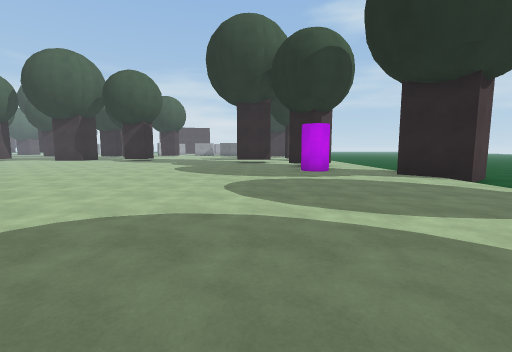
view 1 (above)

24 first-person views from a walk through a 3-D level made in the Unity game engine. The camera is 1.4 m above the floor, tilts 6° down and sees 90° across. The floor is counted in squares, 1.8 m on a side. Each view is taken from the middle of a square. On the plan, view 1 faces up. The plan holds only what a view shows up to about 10 squares ahead; the rest is blank. The place goes on beyond the plan. The player character is not drawn. Surface patterns are stand-ins for the level's own textures.

view 2
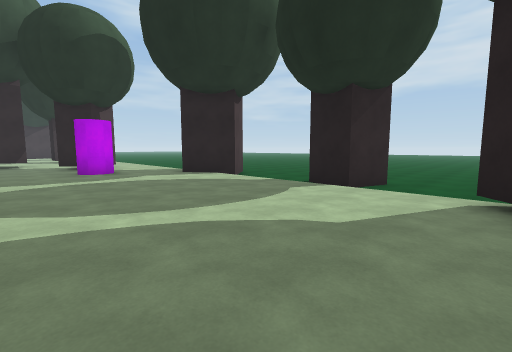

view 3
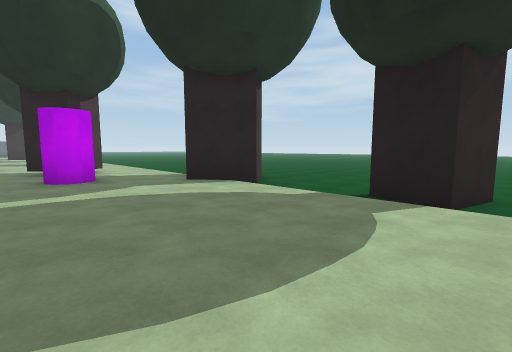

view 4
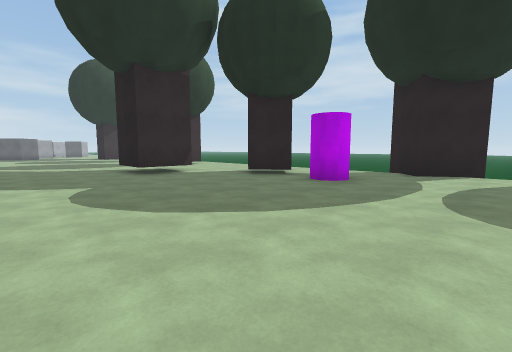

view 5
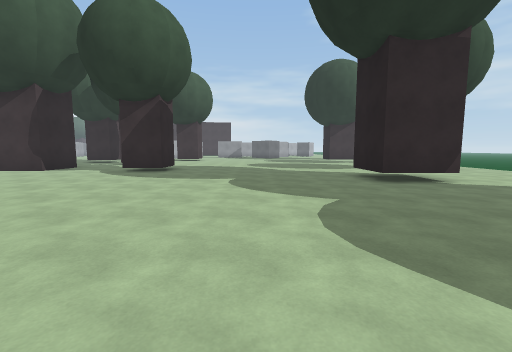

view 6
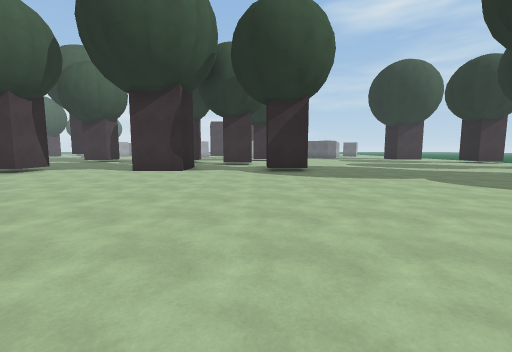

view 7
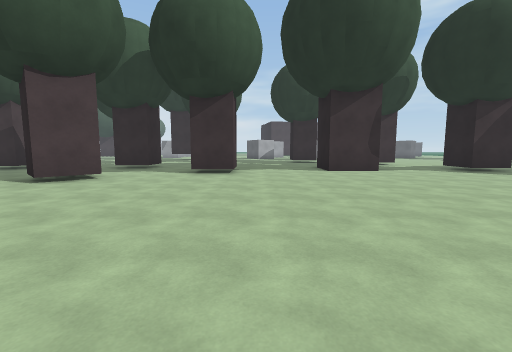

view 8
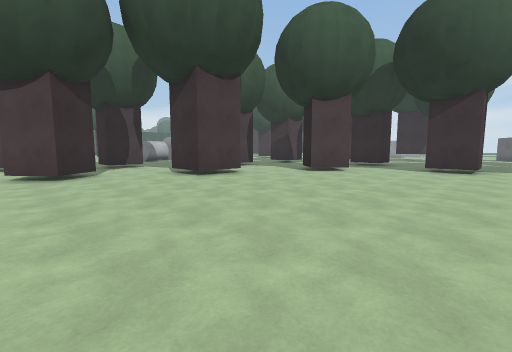

view 9
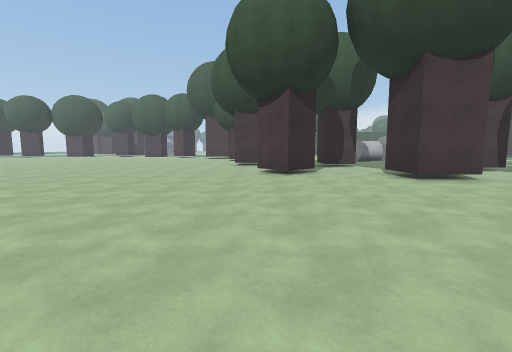

view 10
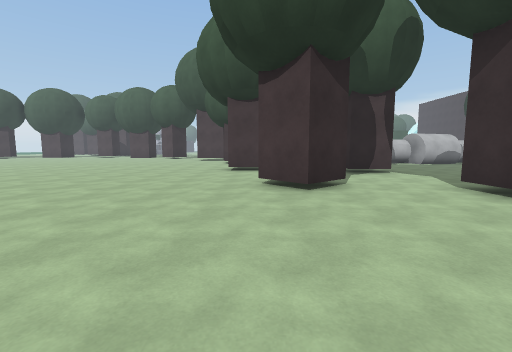

view 11
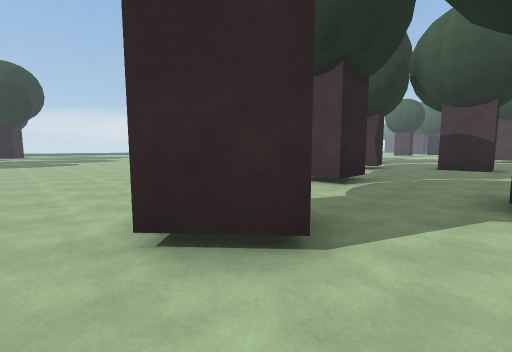

view 12
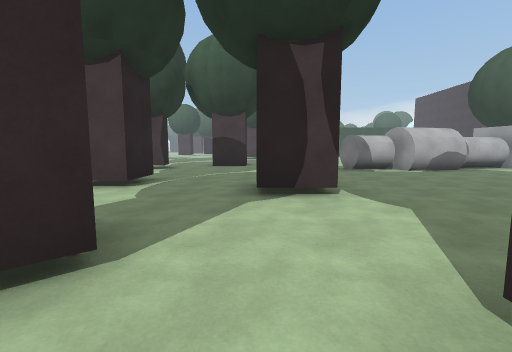

view 13
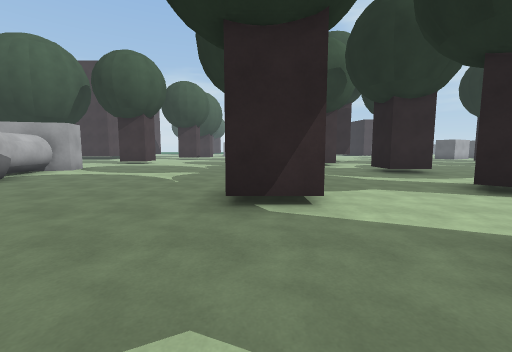

view 14
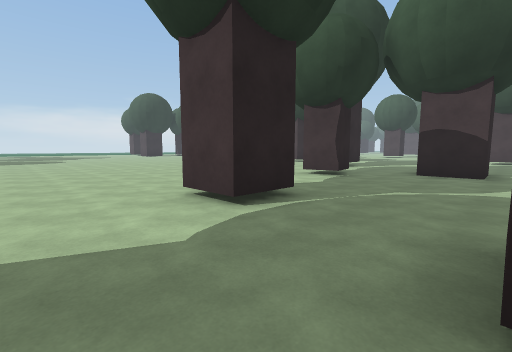

view 15
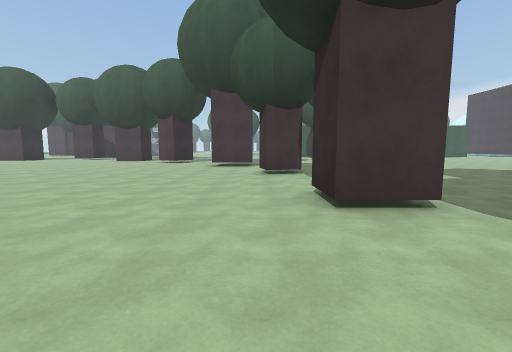

view 16
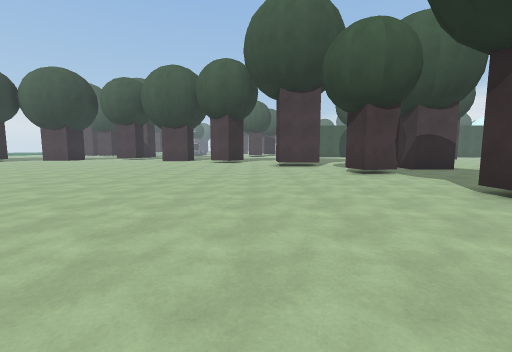

view 17
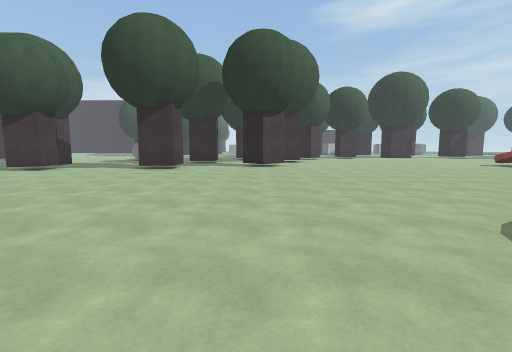

view 18
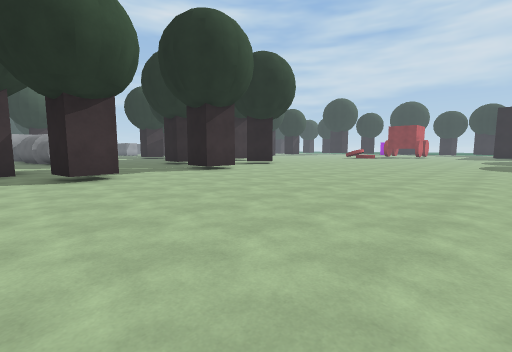

view 19
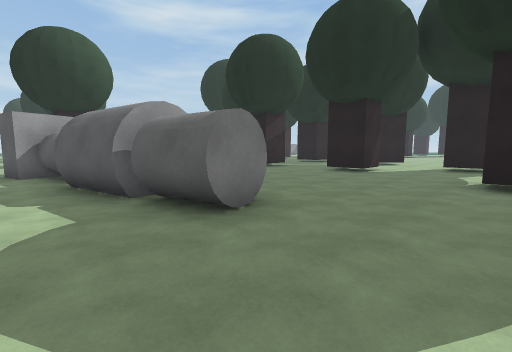

view 20
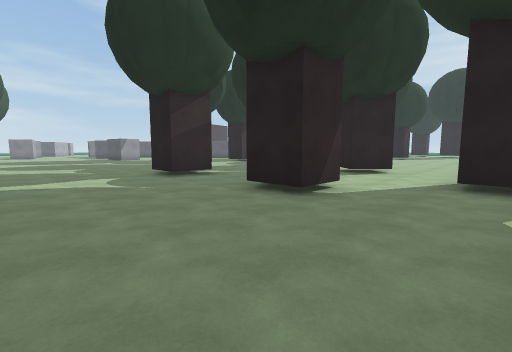

view 21
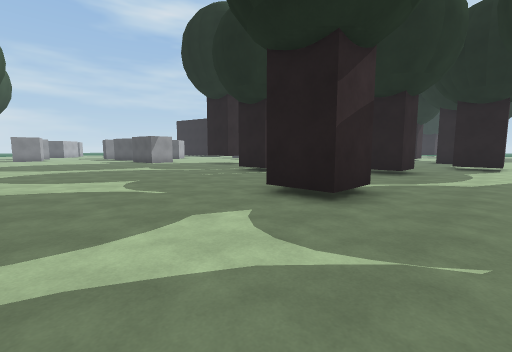

view 22
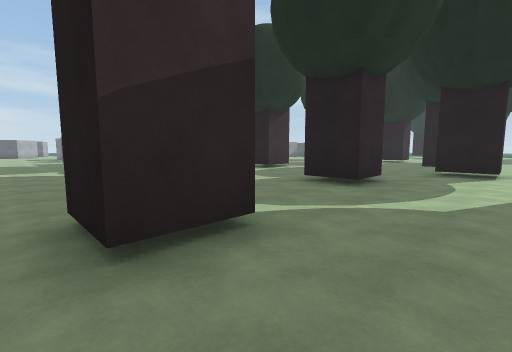

view 23
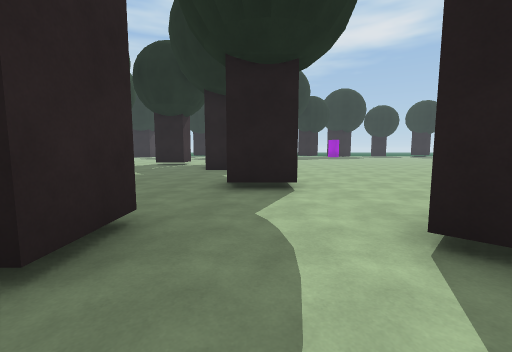

view 24
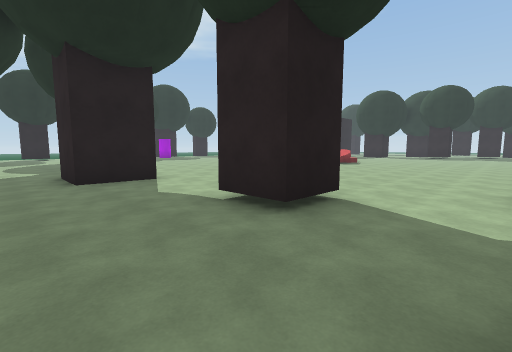

### Floor plan
Key: @ floor where view 1 was taken; # wall or solid block; x gap in a wall; . main floor; - floor 0.25 m lower than the main floor; / step, stairs or slope; C purple cylinder; G grey cylinder.
Columns run from 35 left of view 1 to 7 right of it. Each row starts with its distance up from view 1.
 20 ###.......  .................
 19 ###......# ...#.......##.....  ..
 18 .GG......##...........##...##.......   ./
 17 .GG..............##...##...##.......  ../
 16 .###.............##...............#  ...
 15 .###.....##...#...................#  ..
 14 ..G......##...#...................###.
 13 ..GG..................................
 12 .....................................##./
 11 ...........##........................#../
 10 .......#...##.........  ................/
  9 ......................  .............C../#
  8 #...................      ..............##x
  7 #.........##........        ............##-
  6 ......##............         .........../--
  5 .##...##............          ........../--
  4 ....................           .........//-
  3 ...................             ......../##
  2 ..................               .......//-
  1 .................                ......./--
  0 ................                   @...##--
 -1 ...............
 -2 ..............
 -3 ..............
 -4 ......  .....
 -5 .....     .

Positions as (right, up) in squares from view 1, and headings:
1: (0, 0), facing up
2: (0, 0), facing up-right
3: (1, 2), facing up-right
4: (-4, 6), facing up-right
5: (-4, 8), facing up
6: (-9, 8), facing up
7: (-16, 8), facing up
8: (-16, 6), facing up-left
9: (-16, 6), facing left
10: (-19, 6), facing left
11: (-23, 9), facing down-left
12: (-23, 9), facing left
13: (-26, 10), facing up
14: (-26, 9), facing down-left
15: (-25, 4), facing left
16: (-25, 1), facing left
17: (-25, -5), facing up
18: (-35, -3), facing up-right
19: (-35, 10), facing up-right
20: (-30, 11), facing up-right
21: (-30, 16), facing up-right
22: (-27, 16), facing up-right
23: (-23, 17), facing right
24: (-20, 20), facing down-right
